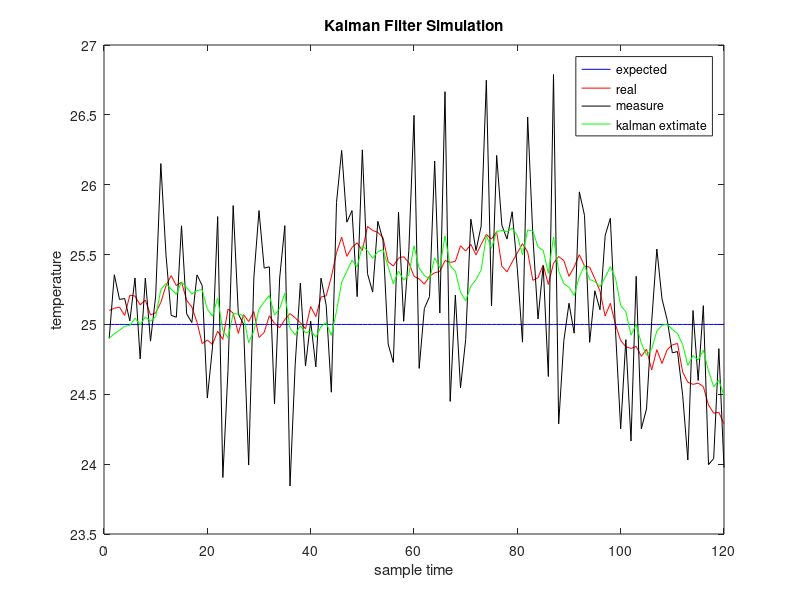
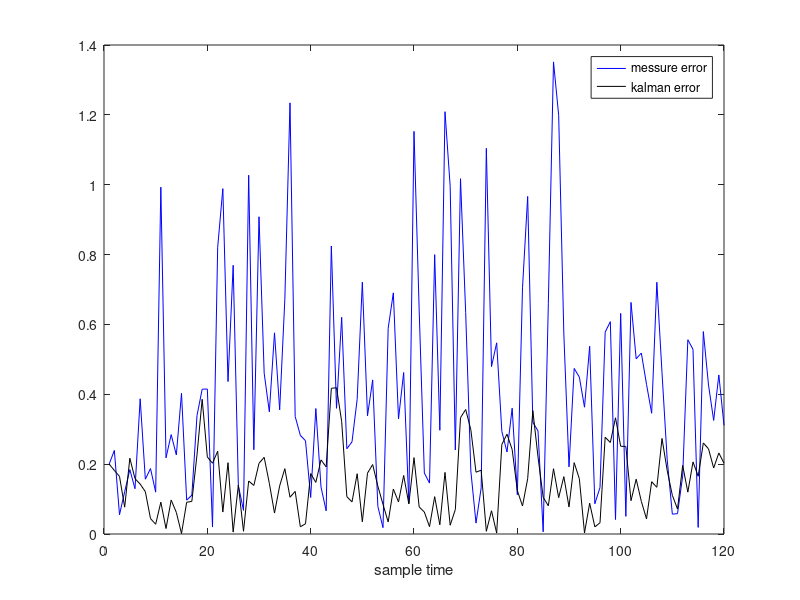

These charts were generated, in order, by the following MATLAB code:
 %程序说明：Kalman滤波用于温度测量的实例

N=120;
CON=25;%房间温度在25摄氏度左右
Xexpect=CON*ones(1,N);
X=zeros(1,N);  
Xkf=zeros(1,N);
Z=zeros(1,N);
P=zeros(1,N); 
X(1)=25.1;
P(1)=0.01;
Z(1)=24.9;
Xkf(1)=Z(1);
Q=0.01;%W(k)的方差
R=0.25;%V(k)的方差
W=sqrt(Q)*randn(1,N);
V=sqrt(R)*randn(1,N);
F=1;
G=1;
H=1;
I=eye(1); 
%%%%%%%%%%%%%%%%%%%%%%%
for k=2:N
    X(k)=F*X(k-1)+G*W(k-1);  
    Z(k)=H*X(k)+V(k);
    X_pre=F*Xkf(k-1);           
    P_pre=F*P(k-1)*F'+Q;        
    Kg=P_pre*inv(H*P_pre*H'+R); 
    e=Z(k)-H*X_pre;            
    Xkf(k)=X_pre+Kg*e;         
    P(k)=(I-Kg*H)*P_pre;
end
%%%%%%%%%%%%%%%%
Err_Messure=zeros(1,N);
Err_Kalman=zeros(1,N);
for k=1:N
    Err_Messure(k)=abs(Z(k)-X(k));
    Err_Kalman(k)=abs(Xkf(k)-X(k));
end
t=1:N;
figure('Name','Kalman Filter Simulation','NumberTitle','off');
plot(t,Xexpect,'-b',t,X,'-r',t,Z,'-k',t,Xkf,'-g');
legend('expected','real','measure','kalman extimate');         
xlabel('sample time');
ylabel('temperature');
title('Kalman Filter Simulation');
figure('Name','Error Analysis','NumberTitle','off');
plot(t,Err_Messure,'-b',t,Err_Kalman,'-k');
legend('messure error','kalman error');         
xlabel('sample time');
%%%%%%%%%%%%%%%%%%%%%%%%%
